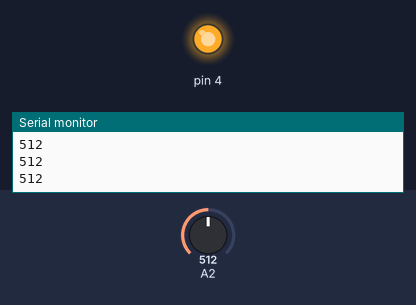
This sketch was run on a simulated Arduino Uno, built with avr-gcc and run on an emulated ATmega328P. Shown: output pins drawn as LEDs (lit = HIGH), the last lines printed to the serial monitor. Inputs (shaded band) come from the test bench; at power-on: A2 = 512.

Above: at 1.2 s.
1.3 s: A2 set to 635
2.8 s: A2 set to 660
At 3.1 s:
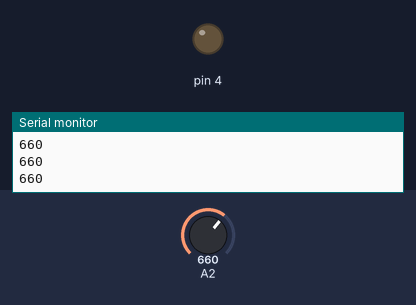
4.3 s: A2 set to 640
At 5.3 s:
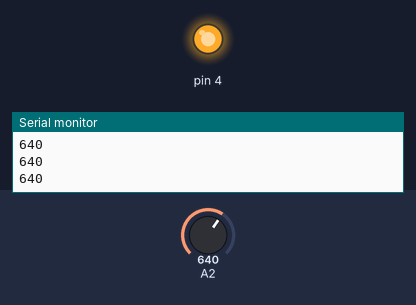
5.8 s: A2 set to 716
At 6.5 s:
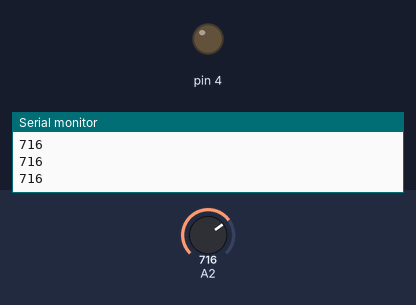
Timing chart, 0 to 8.3 s (numbered marks = the images above; inputs shaded):
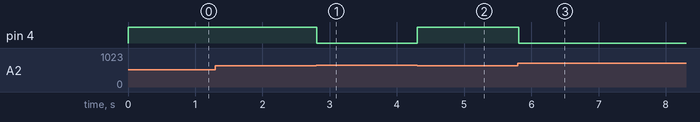

The sketch:

controlling_LED_using_LDR.ino
```cpp
void setup() {
 pinMode(A2,INPUT);
 pinMode(4,OUTPUT);
 Serial.begin(9600);
}

void loop() {
int intensity;
intensity = analogRead(A2);
Serial.println(intensity);
if (intensity<=650)
 {
  digitalWrite(4,HIGH);
 }
else
 {
  digitalWrite(4,LOW);
 }
}
```

Measured:
- the behaviour switches between 650 and 651 on A2 (found by bisection; images 0 and 1)
- after the input at 2.8 s, pin 4: HIGH → LOW at once
- after the input at 4.3 s, pin 4: LOW → HIGH at once
- after the input at 5.8 s, pin 4: HIGH → LOW at once
